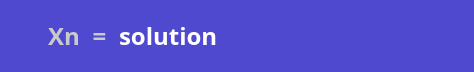
<?xml version="1.0" encoding="UTF-8"?>
<ui version="4.0">
 <class>result_container</class>
 <widget class="QWidget" name="result_container">
  <property name="geometry">
   <rect>
    <x>0</x>
    <y>0</y>
    <width>474</width>
    <height>72</height>
   </rect>
  </property>
  <property name="windowTitle">
   <string>Form</string>
  </property>
  <property name="styleSheet">
   <string notr="true">color: #cacaca;
background: #4F49CF;
border-radius: 15px;</string>
  </property>
  <layout class="QHBoxLayout" name="horizontalLayout" stretch="1,1,5">
   <item>
    <widget class="QLabel" name="label_for_variable">
     <property name="font">
      <font>
       <family>Plus Jakarta Sans</family>
       <pointsize>18</pointsize>
       <weight>75</weight>
       <bold>true</bold>
      </font>
     </property>
     <property name="text">
      <string>Xn</string>
     </property>
     <property name="alignment">
      <set>Qt::AlignRight|Qt::AlignTrailing|Qt::AlignVCenter</set>
     </property>
    </widget>
   </item>
   <item>
    <widget class="QLabel" name="equals_label">
     <property name="sizePolicy">
      <sizepolicy hsizetype="Fixed" vsizetype="Preferred">
       <horstretch>0</horstretch>
       <verstretch>0</verstretch>
      </sizepolicy>
     </property>
     <property name="font">
      <font>
       <family>Plus Jakarta Sans</family>
       <pointsize>18</pointsize>
       <weight>75</weight>
       <bold>true</bold>
      </font>
     </property>
     <property name="text">
      <string> = </string>
     </property>
     <property name="alignment">
      <set>Qt::AlignCenter</set>
     </property>
    </widget>
   </item>
   <item>
    <widget class="QLabel" name="label_for_result">
     <property name="font">
      <font>
       <family>Plus Jakarta Sans</family>
       <pointsize>18</pointsize>
       <weight>75</weight>
       <bold>true</bold>
      </font>
     </property>
     <property name="styleSheet">
      <string notr="true">color: white;</string>
     </property>
     <property name="text">
      <string>solution</string>
     </property>
    </widget>
   </item>
  </layout>
 </widget>
 <resources/>
 <connections/>
</ui>
